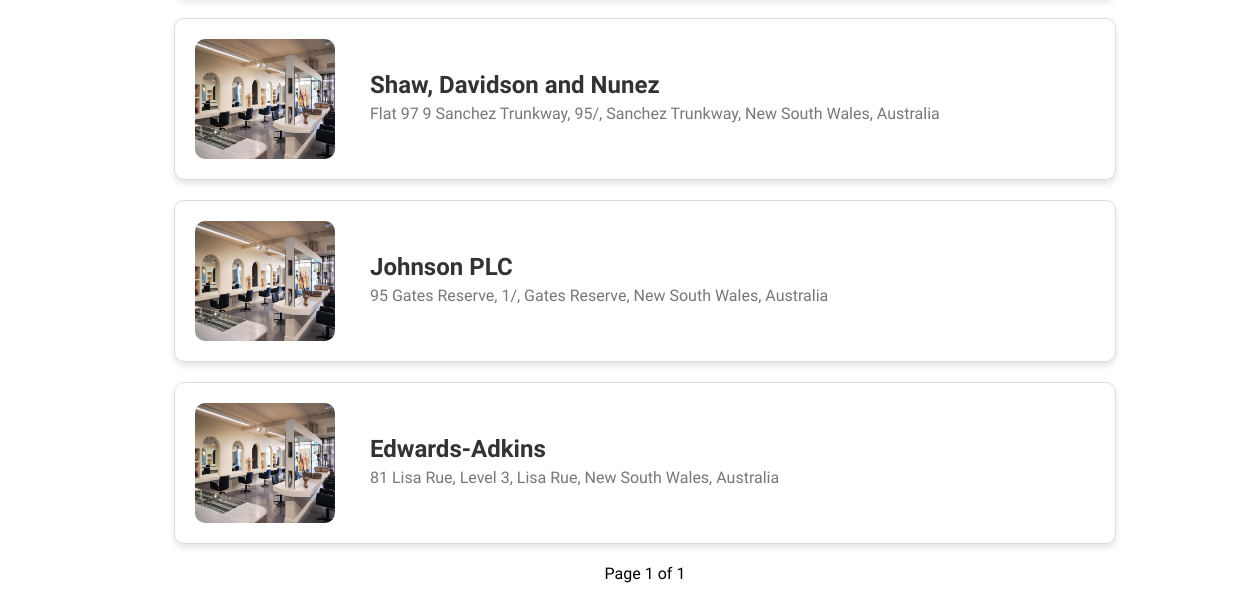
/top-salons (lower part), run on an earlier commit of the app's database.
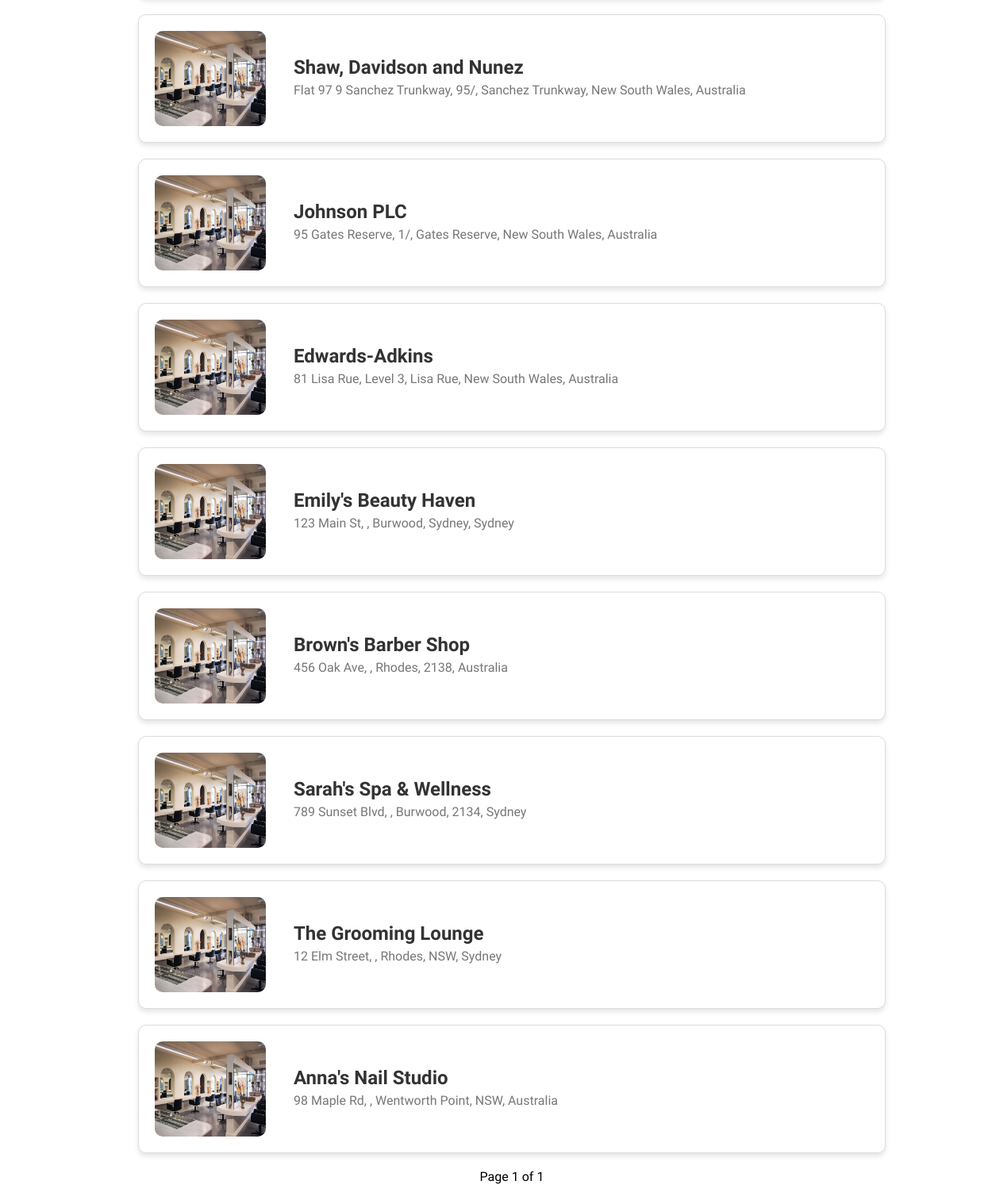
And on a later commit of the database.
### salons/models.py (models this page shows, shortened)
class SalonInfo(models.Model):
    salon_name = models.CharField(max_length=255)
    salon_address = models.OneToOneField(SalonAddress, on_delete=models.CASCADE)
    salon_photo = models.ImageField(upload_to='salon_photos/', blank=True, null=True)
    salon_openingtime = models.TimeField()
    salon_closingtime = models.TimeField()
    happyhour_times = models.CharField(max_length=255)
    happyhour_days = models.CharField(max_length=255)
    happyhour_discount = models.DecimalField(max_digits=5, decimal_places=2)

class SalonAddress(models.Model):
    address_line1 = models.CharField(max_length=255)
    address_line2 = models.CharField(max_length=255, blank=True, null=True)
    suburb = models.CharField(max_length=100)
    state = models.CharField(max_length=100)
    postcode = models.CharField(max_length=10)
    country = models.CharField(max_length=100)
    def __str__(self):
        return f'{self.address_line1}, {self.address_line2}, {self.suburb}, {self.state}, {self.country}'

### customers/views.py (the view)
# urls.py: path('top-salons', views.TopSalonsView, name='top_salons'),
def TopSalonsView(request):
    salons = SalonInfo.objects.annotate(booking_count=Count('salonservice__booking')).order_by('-booking_count') # sorts by number of bookings made
    paginator = Paginator(salons, 10)
    page_number = request.GET.get('page', 1) # find the current page number, default is 1
    salon_page = paginator.get_page(page_number)
    return render(request, 'salons/top_salons.html', {'salons': salon_page})

### accounts/context_processors.py (called while the page is built, shortened)
def global_variable(request):
    is_authenticated_customer = False
    current_user = request.user
    print(f"{current_user} is authenticated customer: {is_authenticated_customer}")
    return {
        "is_authenticated_customer": is_authenticated_customer,
    }

### templates/salons/top_salons.html (shortened to what this page needs)
{% extends "base.html" %}
{% load static %}
{% block content %}
<head>
    <link rel="stylesheet" type="text/css" href="{% static 'css/top-salons.css' %}">
</head>
<div class="happy-hour-container">
    <div class="happy-hour-cards-container">
        {% for salon in salons %}
        <a href="{% url 'salons:salon_page' salon.id %}">
            <div class="happy-hour-card">
                <img src="{% static 'design/salon-image.jpg' %}" alt="Salon Image" class="happy-hour-image">
                <div class="happy-hour-details">
                    <h2>{{ salon.salon_name }}</h2>
                    <p>{{ salon.salon_address }}</p>
                </div>
            </div>
        </a>
        {% endfor %}
        <div class="pagination">
            <span class="step-links">
                <span class="current">Page {{ salons.number }} of {{ salons.paginator.num_pages }}</span>
            </span>
        </div>
    </div>
</div>
{% endblock %}

What changed in the data, as far as the page shows it:
added SalonInfo: salon_name "Emily's Beauty Haven", salon_address "123 Main St, , Burwood, Sydney, Sydney"
added SalonInfo: salon_name "Brown's Barber Shop", salon_address "456 Oak Ave, , Rhodes, 2138, Australia"
added SalonInfo: salon_name "Sarah's Spa & Wellness", salon_address "789 Sunset Blvd, , Burwood, 2134, Sydney"
added SalonInfo: salon_name "The Grooming Lounge", salon_address "12 Elm Street, , Rhodes, NSW, Sydney"
added SalonInfo: salon_name "Anna's Nail Studio", salon_address "98 Maple Rd, , Wentworth Point, NSW, Australia"
